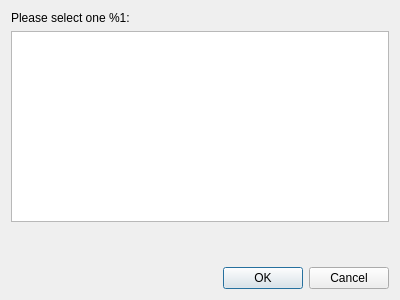
<?xml version="1.0" encoding="UTF-8"?>
<ui version="4.0">
 <class>ItemSelectionDlg</class>
 <widget class="QDialog" name="ItemSelectionDlg">
  <property name="geometry">
   <rect>
    <x>0</x>
    <y>0</y>
    <width>400</width>
    <height>300</height>
   </rect>
  </property>
  <property name="windowTitle">
   <string>Selection</string>
  </property>
  <layout class="QVBoxLayout" name="verticalLayout">
   <item>
    <widget class="QLabel" name="label">
     <property name="text">
      <string>Please select one %1:</string>
     </property>
    </widget>
   </item>
   <item>
    <widget class="QListWidget" name="listWidget"/>
   </item>
   <item>
    <spacer name="verticalSpacer">
     <property name="orientation">
      <enum>Qt::Vertical</enum>
     </property>
     <property name="sizeHint" stdset="0">
      <size>
       <width>20</width>
       <height>40</height>
      </size>
     </property>
    </spacer>
   </item>
   <item>
    <widget class="QDialogButtonBox" name="buttonBox">
     <property name="orientation">
      <enum>Qt::Horizontal</enum>
     </property>
     <property name="standardButtons">
      <set>QDialogButtonBox::Cancel|QDialogButtonBox::Ok</set>
     </property>
    </widget>
   </item>
  </layout>
 </widget>
 <resources/>
 <connections>
  <connection>
   <sender>buttonBox</sender>
   <signal>accepted()</signal>
   <receiver>ItemSelectionDlg</receiver>
   <slot>accept()</slot>
   <hints>
    <hint type="sourcelabel">
     <x>248</x>
     <y>254</y>
    </hint>
    <hint type="destinationlabel">
     <x>157</x>
     <y>274</y>
    </hint>
   </hints>
  </connection>
  <connection>
   <sender>buttonBox</sender>
   <signal>rejected()</signal>
   <receiver>ItemSelectionDlg</receiver>
   <slot>reject()</slot>
   <hints>
    <hint type="sourcelabel">
     <x>316</x>
     <y>260</y>
    </hint>
    <hint type="destinationlabel">
     <x>286</x>
     <y>274</y>
    </hint>
   </hints>
  </connection>
 </connections>
</ui>
